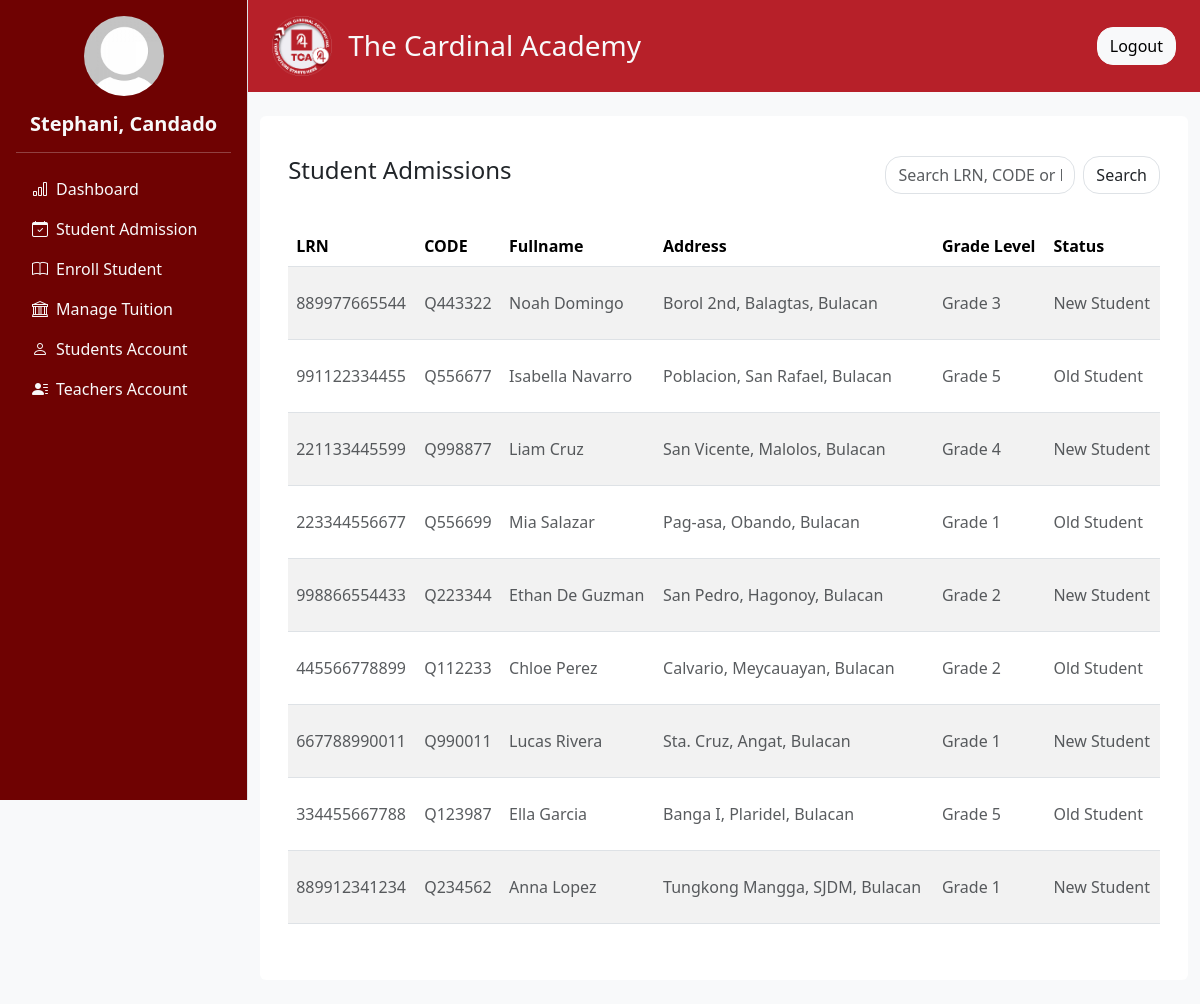
Page /admin/admission.php (signed in) on the earlier database version.
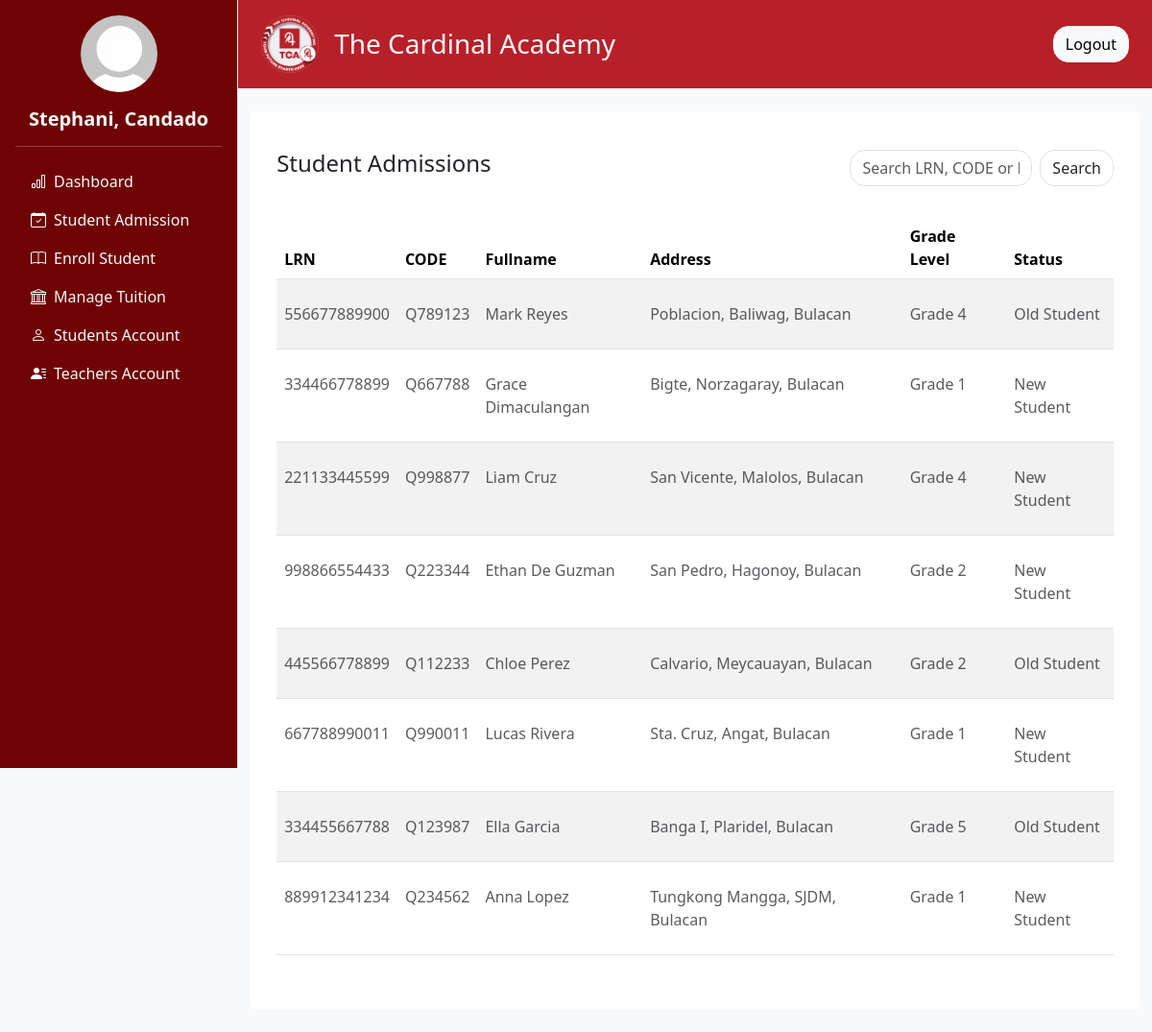
Same page on the later database version.
### tables this page shows
CREATE TABLE `admission_form` (
  `id` int(11) NOT NULL,
  `lrn` varchar(20) NOT NULL,
  `firstname` varchar(50) NOT NULL,
  `middlename` varchar(50) DEFAULT NULL,
  `lastname` varchar(50) NOT NULL,
  `status` varchar(255) NOT NULL,
  `gender` enum('male','female') NOT NULL,
  `grade_level` varchar(20) NOT NULL,
  `profile_picture` varchar(255) DEFAULT NULL,
  `birthday` date NOT NULL,
  `religion` varchar(50) DEFAULT NULL,
  `place_of_birth` varchar(100) DEFAULT NULL,
  `age` int(11) DEFAULT NULL,
  `residential_address` varchar(255) DEFAULT NULL,
  `region` varchar(100) DEFAULT NULL,
  `province` varchar(100) DEFAULT NULL,
  `municipal` varchar(100) DEFAULT NULL,
  `barangay` varchar(100) DEFAULT NULL,
  `father_name` varchar(100) DEFAULT NULL,
  `father_occupation` varchar(100) DEFAULT NULL,
  `father_contact` varchar(20) DEFAULT NULL,
  `mother_name` varchar(100) DEFAULT NULL,
  `mother_occupation` varchar(100) DEFAULT NULL,
  `mother_contact` varchar(20) DEFAULT NULL,
  `guardian_name` varchar(100) DEFAULT NULL,
  `guardian_occupation` varchar(100) DEFAULT NULL,
  `guardian_contact` varchar(20) DEFAULT NULL,
  `admission_status` varchar(255) DEFAULT 'for_verification',
  `que_code` varchar(50) DEFAULT NULL,
  `email` varchar(255) DEFAULT NULL,
  `facebook` varchar(255) DEFAULT NULL,
  `admission_date` timestamp NOT NULL DEFAULT current_timestamp() ON UPDATE current_timestamp()
);

### admin/user_info.php (called while the page is built, shortened)
<?php
include '../db_connection.php';
function getUserInfo() {
    global $conn;
    $user_id = $_SESSION['user_id'];
    $sql = "SELECT first_name, last_name, profile FROM users WHERE user_id = ?";
    $stmt = $conn->prepare($sql);
    $stmt->bind_param("i", $user_id);
    $stmt->execute();
    $result = $stmt->get_result();
    $user = $result->fetch_assoc();
    $full_name = htmlspecialchars($user['first_name'] . ', ' . $user['last_name']);
    $profile_image = !empty($user['profile'])
        ? '../static/uploads/' . htmlspecialchars($user['profile'])
        : '../static/uploads/default_profile.jpg';
    return [
        'full_name' => $full_name,
        'profile_image' => $profile_image
    ];
}
?>

### admin/admission.php (the view, shortened to what this page needs)
<?php  include '../db_connection.php'; ?>
<?php
$limit = 10;
$page = isset($_GET['page']) && is_numeric($_GET['page']) ? (int) $_GET['page'] : 1;
$search = isset($_GET['search']) ? trim($_GET['search']) : '';
$offset = ($page - 1) * $limit;
$query = "SELECT
            id,
            que_code,
            lrn,
            CONCAT(firstname, ' ', lastname) AS fullname,
            CONCAT(barangay, ', ', municipal, ', ', province) AS address,
            grade_level,
            status
          FROM admission_form
          WHERE admission_status = 'pending' AND (
              lrn LIKE '%$search%'
              OR que_code LIKE '%$search%'
              OR CONCAT(firstname, ' ', lastname) LIKE '%$search%'
          )
          ORDER BY admission_date DESC
          LIMIT $limit OFFSET $offset";
$result = mysqli_query($conn, $query);
?>
<!DOCTYPE html>
<html lang="en">
<head>
  <?php include 'header.php' ?>
</head>
<body>
<div class="d-flex flex-row bg-light">
  <?php include 'navigation.php' ?>
  <div class="content flex-grow-1">
    <?php include 'nav_top.php' ?>
    <div class="container my-4">
      <div class="row g-4">
        <div class="col-12">
          <div class="rounded p-3 bg-white">
            <div class="container my-4">
              <div class="row mb-3">
                <div class="col-12 col-md-8">
                  <h4>Student Admissions</h4>
                </div>
                <div class="col-12 col-md-4">
                  <form method="GET" action="">
                    <div class="input-group">
                      <input class="form-control rounded rounded-4" type="text" name="search" value="<?= htmlspecialchars($search) ?>" placeholder="Search LRN, CODE or Fullname">
                      <button class="btn border ms-2 rounded rounded-4" type="submit">Search</button>
                    </div>
                  </form>
                </div>
                <div class="col-12 pt-3">
                </div>
              </div>
              <div class="table-responsive">
                <table class="table table-striped table-hover" style="cursor: pointer">
                  <thead>
                    <tr>
                      <th scope="col">LRN</th>
                      <th scope="col">CODE</th>
                      <th scope="col">Fullname</th>
                      <th scope="col">Address</th>
                      <th scope="col">Grade Level</th>
                      <th scope="col">Status</th>
                    </tr>
                  </thead>
                  <tbody>
                    <?php if (mysqli_num_rows($result) > 0): ?>
                      <?php while ($row = mysqli_fetch_assoc($result)): ?>
                        <tr class="clickable-row" data-id="<?= $row['id'] ?>">
                          <td><p class="text-muted pt-3 pb-3 mb-0"><?= !empty($row['lrn']) ? htmlspecialchars($row['lrn']) : 'N/A' ?></p></td>
                          <td><p class="text-muted pt-3 pb-3 mb-0"><?= htmlspecialchars($row['que_code'] ?? '-') ?></p></td>
                          <td><p class="text-muted pt-3 pb-3 mb-0"><?= htmlspecialchars($row['fullname']) ?></p></td>
                          <td><p class="text-muted pt-3 pb-3 mb-0"><?= htmlspecialchars($row['address']) ?></p></td>
                          <td><p class="text-muted pt-3 pb-3 mb-0"><?= htmlspecialchars($row['grade_level']) ?></p></td>
                          <td><p class="text-muted pt-3 pb-3 mb-0"><?= htmlspecialchars($row['status']) ?></p></td>
                        </tr>
                      <?php endwhile; ?>
                    <?php else: ?>
                      <tr>
                        <td colspan="6"><p class="text-muted text-center pt-3 pb-3 mb-0">No data available</p></td>
                      </tr>
                    <?php endif; ?>
                  </tbody>
                </table>
              </div>
            </div>
          </div>
        </div>
      </div>
    </div>
  </div>
</div>
</body>
</html>

Differences in the rows shown:
no longer on this page (row edited): admission_form: lrn "889977665544", que_code "Q443322", fullname "Noah Domingo", address "Borol 2nd, Balagtas, Bulacan", grade_level "Grade 3", status "New Student"
no longer on this page (row edited): admission_form: lrn "991122334455", que_code "Q556677", fullname "Isabella Navarro", address "Poblacion, San Rafael, Bulacan", grade_level "Grade 5", status "Old Student"
no longer on this page (row edited): admission_form: lrn "223344556677", que_code "Q556699", fullname "Mia Salazar", address "Pag-asa, Obando, Bulacan", grade_level "Grade 1", status "Old Student"
now on this page (row edited): admission_form: lrn "556677889900", que_code "Q789123", fullname "Mark Reyes", address "Poblacion, Baliwag, Bulacan", grade_level "Grade 4", status "Old Student"
now on this page (row edited): admission_form: lrn "334466778899", que_code "Q667788", fullname "Grace Dimaculangan", address "Bigte, Norzagaray, Bulacan", grade_level "Grade 1", status "New Student"
